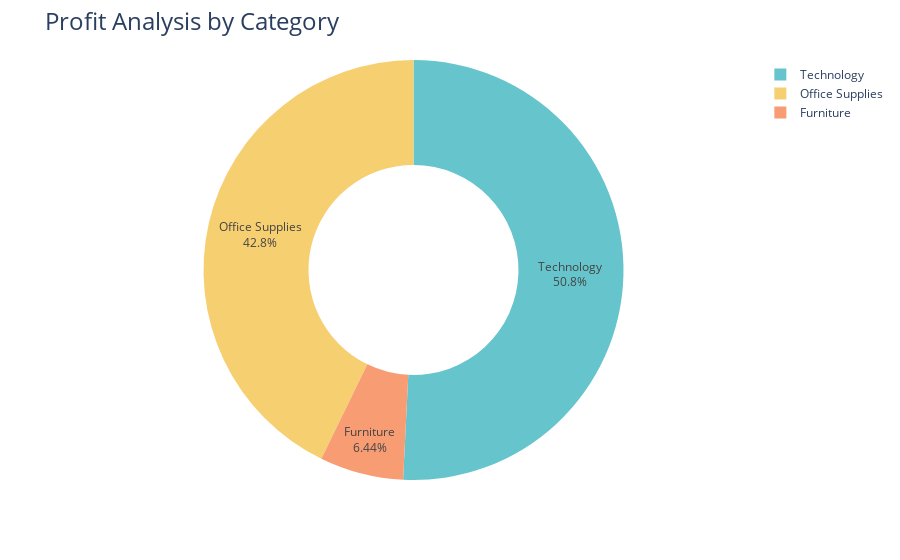

Notebook cell for this chart:
### Markdown cell above
# Profit Analysis by Category

### Code cell
profit_by_category = df.groupby('Category')['Profit'].sum().reset_index()

fig = px.pie(profit_by_category, 
             values='Profit', 
             names='Category', 
             hole=0.5, 
             color_discrete_sequence=px.colors.qualitative.Pastel)

fig.update_traces(textposition='inside', textinfo='percent+label')
fig.update_layout(title_text='Profit Analysis by Category', title_font=dict(size=24))

fig.show()

### Figure 1 — Plotly figure (JSON) as saved in the notebook; plotly's stock layout.template omitted (floating-point values rounded to 4 significant figures)
{"data": [{"domain": {"x": [0, 1], "y": [0, 1]}, "hole": 0.5, "hovertemplate": "Category=%{label}<br>Profit=%{value}<extra></extra>", "labels": ["Furniture", "Office Supplies", "Technology"], "legendgroup": "", "name": "", "showlegend": true, "textinfo": "percent+label", "textposition": "inside", "type": "pie", "values": [18450.0, 122490, 145500.0]}], "layout": {"legend": {"tracegroupgap": 0}, "margin": {"t": 60}, "piecolorway": ["rgb(102, 197, 204)", "rgb(246, 207, 113)", "rgb(248, 156, 116)", "rgb(220, 176, 242)", "rgb(135, 197, 95)", "rgb(158, 185, 243)", "rgb(254, 136, 177)", "rgb(201, 219, 116)", "rgb(139, 224, 164)", "rgb(180, 151, 231)", "rgb(179, 179, 179)"], "title": {"font": {"size": 24}, "text": "Profit Analysis by Category"}}}
